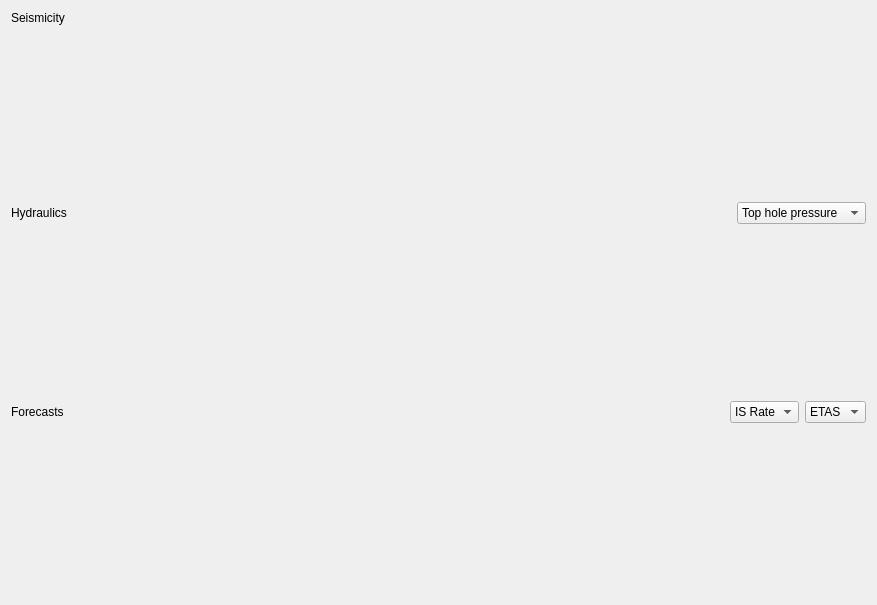
<?xml version="1.0" encoding="UTF-8"?>
<ui version="4.0">
 <class>Timeline</class>
 <widget class="QDialog" name="Timeline">
  <property name="geometry">
   <rect>
    <x>0</x>
    <y>0</y>
    <width>877</width>
    <height>605</height>
   </rect>
  </property>
  <property name="windowTitle">
   <string>Timeline</string>
  </property>
  <layout class="QVBoxLayout" name="verticalLayout_2">
   <item>
    <layout class="QVBoxLayout" name="verticalLayout">
     <item>
      <widget class="QLabel" name="seismicityTitleLabel">
       <property name="sizePolicy">
        <sizepolicy hsizetype="Preferred" vsizetype="Fixed">
         <horstretch>0</horstretch>
         <verstretch>0</verstretch>
        </sizepolicy>
       </property>
       <property name="text">
        <string>Seismicity</string>
       </property>
      </widget>
     </item>
     <item>
      <widget class="SeismicityPlotWidget" name="seismic_data_plot" native="true">
       <property name="sizePolicy">
        <sizepolicy hsizetype="Expanding" vsizetype="Preferred">
         <horstretch>0</horstretch>
         <verstretch>0</verstretch>
        </sizepolicy>
       </property>
      </widget>
     </item>
     <item>
      <layout class="QHBoxLayout" name="horizontalLayout">
       <item>
        <widget class="QLabel" name="hydraulicsTitleLabel">
         <property name="sizePolicy">
          <sizepolicy hsizetype="Preferred" vsizetype="Fixed">
           <horstretch>0</horstretch>
           <verstretch>0</verstretch>
          </sizepolicy>
         </property>
         <property name="text">
          <string>Hydraulics</string>
         </property>
        </widget>
       </item>
       <item>
        <spacer name="horizontalSpacer">
         <property name="orientation">
          <enum>Qt::Horizontal</enum>
         </property>
         <property name="sizeHint" stdset="0">
          <size>
           <width>40</width>
           <height>20</height>
          </size>
         </property>
        </spacer>
       </item>
       <item>
        <widget class="QComboBox" name="dataComboBox">
         <item>
          <property name="text">
           <string>Top hole pressure</string>
          </property>
         </item>
        </widget>
       </item>
      </layout>
     </item>
     <item>
      <widget class="HydraulicsPlotWidget" name="hydraulic_data_plot" native="true">
       <property name="sizePolicy">
        <sizepolicy hsizetype="Expanding" vsizetype="Preferred">
         <horstretch>0</horstretch>
         <verstretch>0</verstretch>
        </sizepolicy>
       </property>
       <zorder>hydraulic_data_frame</zorder>
      </widget>
     </item>
     <item>
      <layout class="QHBoxLayout" name="horizontalLayout_2">
       <item>
        <widget class="QLabel" name="forecastsTitleLabel">
         <property name="sizePolicy">
          <sizepolicy hsizetype="Preferred" vsizetype="Fixed">
           <horstretch>0</horstretch>
           <verstretch>0</verstretch>
          </sizepolicy>
         </property>
         <property name="text">
          <string>Forecasts</string>
         </property>
        </widget>
       </item>
       <item>
        <spacer name="horizontalSpacer_2">
         <property name="orientation">
          <enum>Qt::Horizontal</enum>
         </property>
         <property name="sizeHint" stdset="0">
          <size>
           <width>40</width>
           <height>20</height>
          </size>
         </property>
        </spacer>
       </item>
       <item>
        <widget class="QComboBox" name="measureComboBox">
         <item>
          <property name="text">
           <string>IS Rate</string>
          </property>
         </item>
        </widget>
       </item>
       <item>
        <widget class="QComboBox" name="isModelComboBox">
         <item>
          <property name="text">
           <string>ETAS</string>
          </property>
         </item>
        </widget>
       </item>
      </layout>
     </item>
     <item>
      <widget class="RateForecastPlotWidget" name="forecasts_data_plot" native="true">
       <property name="sizePolicy">
        <sizepolicy hsizetype="Expanding" vsizetype="Preferred">
         <horstretch>0</horstretch>
         <verstretch>0</verstretch>
        </sizepolicy>
       </property>
      </widget>
     </item>
    </layout>
   </item>
  </layout>
 </widget>
 <customwidgets>
  <customwidget>
   <class>SeismicityPlotWidget</class>
   <extends>QWidget</extends>
   <header>ui.views.plots</header>
   <container>1</container>
  </customwidget>
  <customwidget>
   <class>HydraulicsPlotWidget</class>
   <extends>QWidget</extends>
   <header>ui.views.plots</header>
   <container>1</container>
  </customwidget>
  <customwidget>
   <class>RateForecastPlotWidget</class>
   <extends>QWidget</extends>
   <header>ui.views.plots</header>
   <container>1</container>
  </customwidget>
 </customwidgets>
 <resources/>
 <connections/>
</ui>
